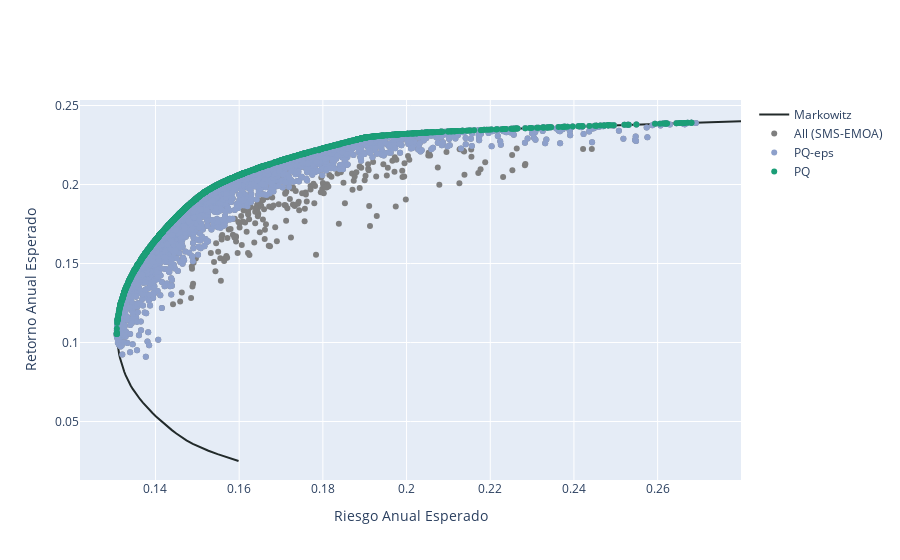

This figure's notebook cell:
### Code cell
frames = [FA_smsemoa, FA_smsemoa_best_eps, FA_smsemoa_best]
labels = ['All (SMS-EMOA)', 'PQ-eps', 'PQ']
fig=my_plotting.plotting_samples_plotly(ef_R, frames, labels, colors)
fig.show()
